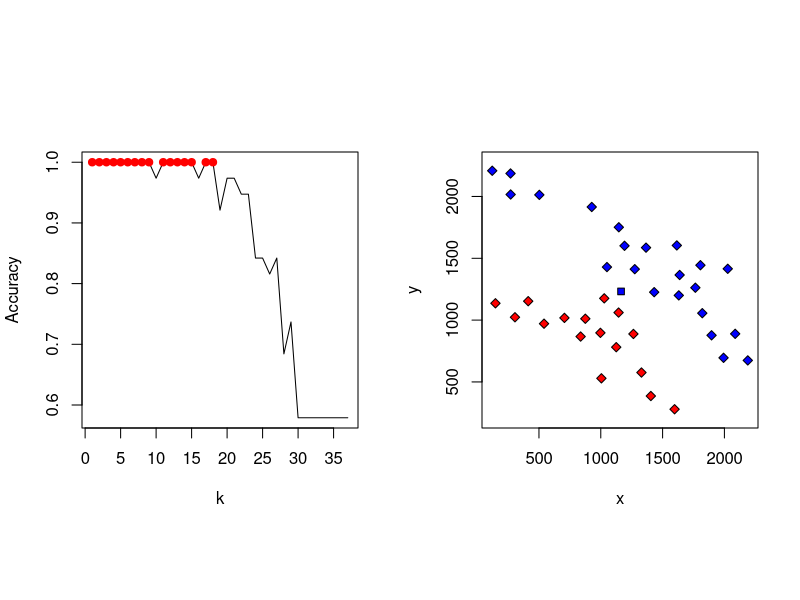

This chart was generated by the following R code:
euclidean <- function(a, b) {
  return (sqrt(sum((a - b) ^ 2)))
}

fast_cvloo_knn <- function(dset) {
  maxK <- length(dset[,1]) - 1
  classes = unique(dset$class)
  
  ans <- rep(x = 0, times = maxK)
  for (i in 1:length(dset[,1])) {
    # for (i in 1:10) {
    cat("\r", "Processing sample ", i, " of ", length(dset[,1]))
    dataset <- dset[-i,]
    # print(dataset)
    distance <- array(dim=c(length(dataset[,1])))
    for (j in 1:(length(dataset[,1]))) {
      distance[j] <- euclidean(dataset[j, 1:2], dset[i, 1:2])
    }
    sortedDataset <- dataset[order(distance),]
    
    classesCount <- rep(x = 0, times = length(classes))
    names(classesCount) = classes
    for (j in 1:maxK) {
      classesCount[sortedDataset$class[j]] <- classesCount[sortedDataset$class[j]] + 1
      
      classForCurrentK = names(which.max(classesCount))[1]
      if (classForCurrentK == dset$class[i]) {
        ans[j] = ans[j] + 1
      }
    }
    
  }
  cat("\n")
  for (i in 1:length(ans)) {
    
    ans[i] = ans[i] / length(dset[,1] - 1)
  }
  
  return (ans)
}

kNN <- function(dataset, points, k, dist = euclidean) {
  answer <- array(dim=c(length(points[,1])))
  
  for (i in 1:length(points[,1])) {
    distance <- array(dim=dim(dataset)[1])
    for (j in 1:dim(dataset)[1]) {
      distance[j] <- dist(dataset[j, 1:2], points[i,])
    }
    sortedDataset <- dataset[order(distance),]
    
    classesCount <- c(0, 0, 0)
    names(classesCount) = unique(dataset$class)
    for (j in 1:k) {
      classesCount[sortedDataset$class[j]] <- classesCount[sortedDataset$class[j]] + 1
    }
    answer[i] = names(which.max(classesCount))[1]
  }
  
  return (answer)
}

df = data.frame(x = double(), y = double(), class = character())

df <- rbind(df, data.frame(x = 122, y = 2208, class = "class-1"))
df <- rbind(df, data.frame(x = 148, y = 1136, class = "class-2"))
df <- rbind(df, data.frame(x = 270, y = 2186, class = "class-1"))
df <- rbind(df, data.frame(x = 271, y = 2016, class = "class-1"))
df <- rbind(df, data.frame(x = 306, y = 1023, class = "class-2"))
df <- rbind(df, data.frame(x = 413, y = 1153, class = "class-2"))
df <- rbind(df, data.frame(x = 503, y = 2013, class = "class-1"))
df <- rbind(df, data.frame(x = 541, y = 971, class = "class-2"))
df <- rbind(df, data.frame(x = 706, y = 1018, class = "class-2"))
df <- rbind(df, data.frame(x = 837, y = 867, class = "class-2"))
df <- rbind(df, data.frame(x = 875, y = 1011, class = "class-2"))
df <- rbind(df, data.frame(x = 927, y = 1915, class = "class-1"))
df <- rbind(df, data.frame(x = 997, y = 897, class = "class-2"))
df <- rbind(df, data.frame(x = 1005, y = 529, class = "class-2"))
df <- rbind(df, data.frame(x = 1028, y = 1176, class = "class-2"))
df <- rbind(df, data.frame(x = 1050, y = 1429, class = "class-1"))
df <- rbind(df, data.frame(x = 1125, y = 781, class = "class-2"))
df <- rbind(df, data.frame(x = 1144, y = 1061, class = "class-2"))
df <- rbind(df, data.frame(x = 1146, y = 1751, class = "class-1"))
df <- rbind(df, data.frame(x = 1192, y = 1601, class = "class-1"))
df <- rbind(df, data.frame(x = 1264, y = 888, class = "class-2"))
df <- rbind(df, data.frame(x = 1275, y = 1412, class = "class-1"))
df <- rbind(df, data.frame(x = 1329, y = 576, class = "class-2"))
df <- rbind(df, data.frame(x = 1366, y = 1586, class = "class-1"))
df <- rbind(df, data.frame(x = 1405, y = 386, class = "class-2"))
df <- rbind(df, data.frame(x = 1432, y = 1226, class = "class-1"))
df <- rbind(df, data.frame(x = 1597, y = 279, class = "class-2"))
df <- rbind(df, data.frame(x = 1615, y = 1604, class = "class-1"))
df <- rbind(df, data.frame(x = 1631, y = 1200, class = "class-1"))
df <- rbind(df, data.frame(x = 1638, y = 1365, class = "class-1"))
df <- rbind(df, data.frame(x = 1765, y = 1262, class = "class-1"))
df <- rbind(df, data.frame(x = 1806, y = 1444, class = "class-1"))
df <- rbind(df, data.frame(x = 1821, y = 1056, class = "class-1"))
df <- rbind(df, data.frame(x = 1896, y = 877, class = "class-1"))
df <- rbind(df, data.frame(x = 1993, y = 695, class = "class-1"))
df <- rbind(df, data.frame(x = 2027, y = 1415, class = "class-1"))
df <- rbind(df, data.frame(x = 2087, y = 889, class = "class-1"))
df <- rbind(df, data.frame(x = 2189, y = 674, class = "class-1"))

z = array(c(c(1164, 1232)), dim = c(1,2))

par(mfrow=c(1,2), pty="s")
# LOO CV, looking for the best k
stats <- fast_cvloo_knn(df)
plot(1:(length(df[,1]) - 1), stats, type="l", xlab="k", ylab="Accuracy")

maxPoint = which(stats == max(stats))
points((1:(length(df[,1]) - 1))[maxPoint], stats[maxPoint], pch = 19, col = "red")

bestK <- which.max(stats)
cat("Best K =", bestK, "\n")


colors <- c("class-1" = "blue", "class-2" = "red")
plot(df[, 1:2], bg = colors[paste(df$class)], pch=23, asp=1)

result <- kNN(df, z, 5)
points(z[,1], z[,2], bg = colors[result], pch = 22)
